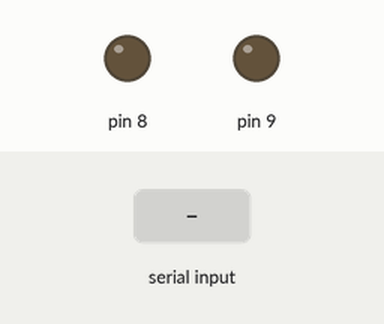
This sketch was run on a simulated Arduino Uno, built with avr-gcc and run on an emulated ATmega328P. Parts: output pins drawn as LEDs (lit = HIGH). The inputs (shaded band) are chosen by the test bench.

Above: at 1.2 s.
1.3 s: "0" received over Serial
At 2.5 s:
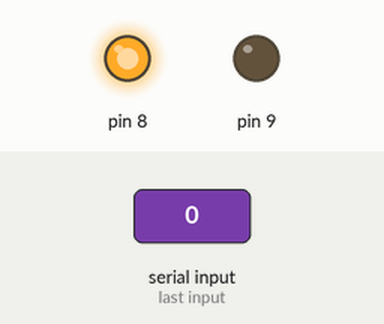
2.8 s: "1" received over Serial
At 4.1 s:
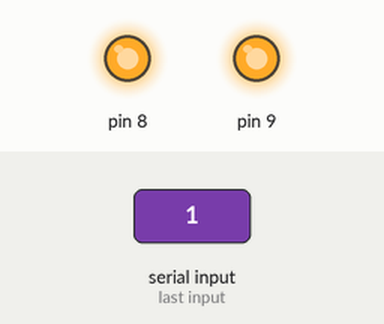
At 4.9 s:
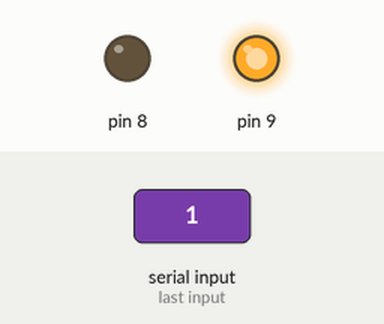
Timing chart, 0 to 6.4 s (numbered marks = the images above; inputs shaded):
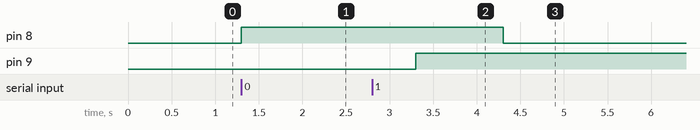

The sketch:

control_clothesline.ino
```cpp
void setup() {
  Serial.begin(9600);
  pinMode(9, OUTPUT);
  pinMode(8, OUTPUT);
}
int readstate = 0;
void loop() {
  readstate = Serial.read(), "0" ;
  if (readstate == 48) {
    // 48 = 0
    clotheslineOff();
  }
  else if (readstate == 49){
    // 49 = 1
    clotheslineOn();
  }
}

void clotheslineOff() {
    digitalWrite(8, HIGH);
    delay(1000);
    digitalWrite(9, LOW);
    delay(1000);

}
void clotheslineOn() {
    digitalWrite(9, HIGH);
    delay(1000);
    digitalWrite(8, LOW);
    delay(1000);
}
```

Measured:
- after the input at 1.3 s, pin 8: LOW → HIGH at once
- after the input at 2.8 s, pin 8: HIGH → LOW after 1.5 s; pin 9: LOW → HIGH after 0.50 s
